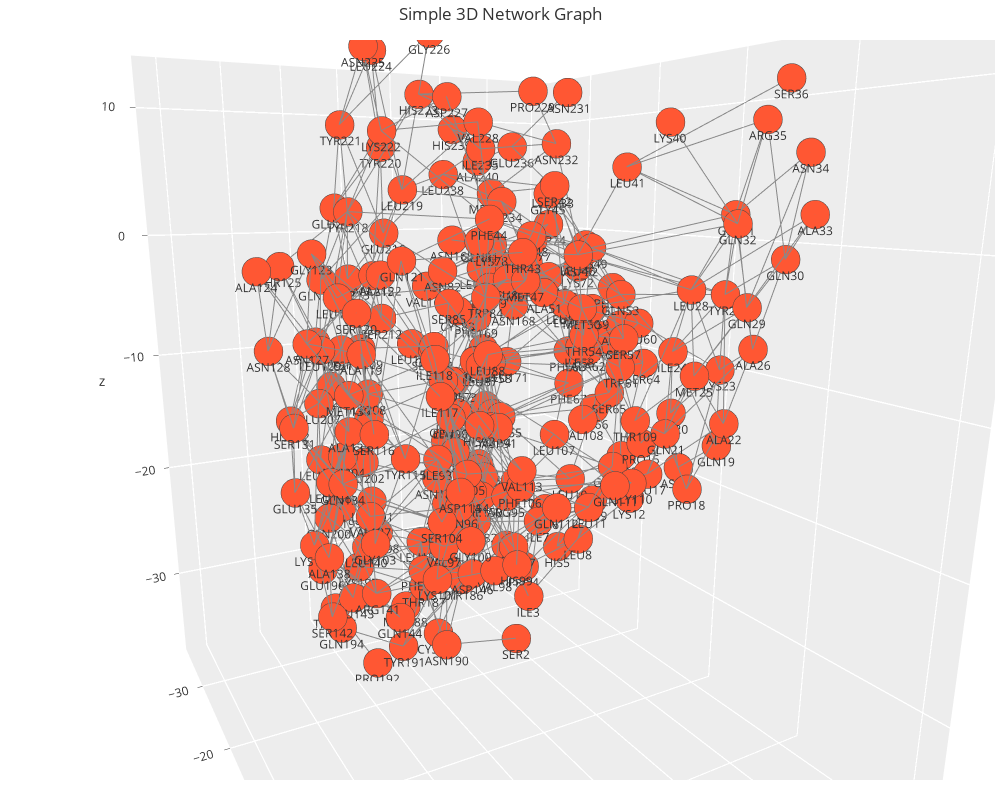

Notebook cell for this chart:
### Markdown cell above
# Visualizing 4177_4pld.pdb using Networkx and Plotly:

### Code cell
import plotly.graph_objs as go
import networkx as nx
from plotly.offline import init_notebook_mode


# Initialize the graph
G = nx.Graph()
G.add_edges_from(edgelist_4pld_coords[['source', 'target']].itertuples(index=False, name=None))

# Extract edge positions from the DataFrame
edge_x = []
edge_y = []
edge_z = []

for i, row in edgelist_4pld_coords.iterrows():
    edge_x.extend([row['X1'], row['X2'], None])
    edge_y.extend([row['Y1'], row['Y2'], None])
    edge_z.extend([row['Z1'], row['Z2'], None])

# Extract unique node positions
nodes = pd.concat([edgelist_4pld_coords[['source', 'X1', 'Y1', 'Z1']].rename(columns={'source': 'node', 'X1': 'x', 'Y1': 'y', 'Z1': 'z'}),
                   edgelist_4pld_coords[['target', 'X2', 'Y2', 'Z2']].rename(columns={'target': 'node', 'X2': 'x', 'Y2': 'y', 'Z2': 'z'})])

nodes = nodes.drop_duplicates('node').set_index('node')

node_x = nodes['x'].tolist()
node_y = nodes['y'].tolist()
node_z = nodes['z'].tolist()

# Create edge trace
edge_trace = go.Scatter3d(
    x=edge_x,
    y=edge_y,
    z=edge_z,
    line=dict(width=2, color='#888'),
    hoverinfo='none',
    mode='lines'
)

# Create node trace
node_trace = go.Scatter3d(
    x=node_x,
    y=node_y,
    z=node_z,
    mode='markers+text',
    text = [f'{residue}{node}' for node, residue in zip(nodes.index, matching_residue_names)],
    textposition="bottom center",
    hoverinfo='text',
    marker=dict(
        showscale=False,
        color='#FF5733',
        size=10,
        line=dict(width=2)
    )
)

# Create the figure
fig = go.Figure(data=[edge_trace, node_trace],
                layout=go.Layout(
                    title='Simple 3D Network Graph',
                    showlegend=False,
                    width=1000,  
                    height=800,  
                    margin=dict(b=20, l=5, r=5, t=40),
                ))

fig.update_layout(template='ggplot2',
                 scene=dict(
                    xaxis=dict(showgrid=True, gridcolor='rgba(200, 200, 200, 0.25)'),  # 50% transparent grid
                    yaxis=dict(showgrid=True, gridcolor='rgba(200, 200, 200, 0.25)'),  # 50% transparent grid
                    zaxis=dict(showgrid=True, gridcolor='rgba(200, 200, 200, 0.25)')   # 50% transparent grid
        )
)

# Display the figure
fig.show()

### Figure 1 — Plotly figure (JSON) as saved in the notebook; plotly's stock layout.template omitted (floating-point values rounded to 4 significant figures; data arrays with more than 128 entries replaced by an {"elided": "..."} marker saying what was removed)
{"data": [{"hoverinfo": "none", "line": {"color": "#888", "width": 2}, "mode": "lines", "type": "scatter3d", "x": {"elided": "2121 float values"}, "y": {"elided": "2121 float values"}, "z": {"elided": "2121 float values"}}, {"hoverinfo": "text", "marker": {"color": "#FF5733", "line": {"width": 2}, "showscale": false, "size": 10}, "mode": "markers+text", "text": {"elided": "231 str values"}, "textposition": "bottom center", "type": "scatter3d", "x": {"elided": "231 float values"}, "y": {"elided": "231 float values"}, "z": {"elided": "231 float values"}}], "layout": {"dragmode": "zoom", "height": 800, "margin": {"b": 20, "l": 5, "r": 5, "t": 40}, "scene": {"aspectmode": "auto", "aspectratio": {"x": 0.8409, "y": 1.067, "z": 1.115}, "camera": {"center": {"x": 0, "y": 0, "z": 0}, "eye": {"x": 0.6687, "y": 1.187, "z": 0.3378}, "projection": {"type": "perspective"}, "up": {"x": 0, "y": 0, "z": 1}}, "dragmode": "turntable", "xaxis": {"gridcolor": "rgba(200, 200, 200, 0.25)", "showgrid": true, "type": "linear"}, "yaxis": {"gridcolor": "rgba(200, 200, 200, 0.25)", "showgrid": true, "type": "linear"}, "zaxis": {"gridcolor": "rgba(200, 200, 200, 0.25)", "showgrid": true, "type": "linear"}}, "showlegend": false, "title": {"text": "Simple 3D Network Graph"}, "width": 1000}}
